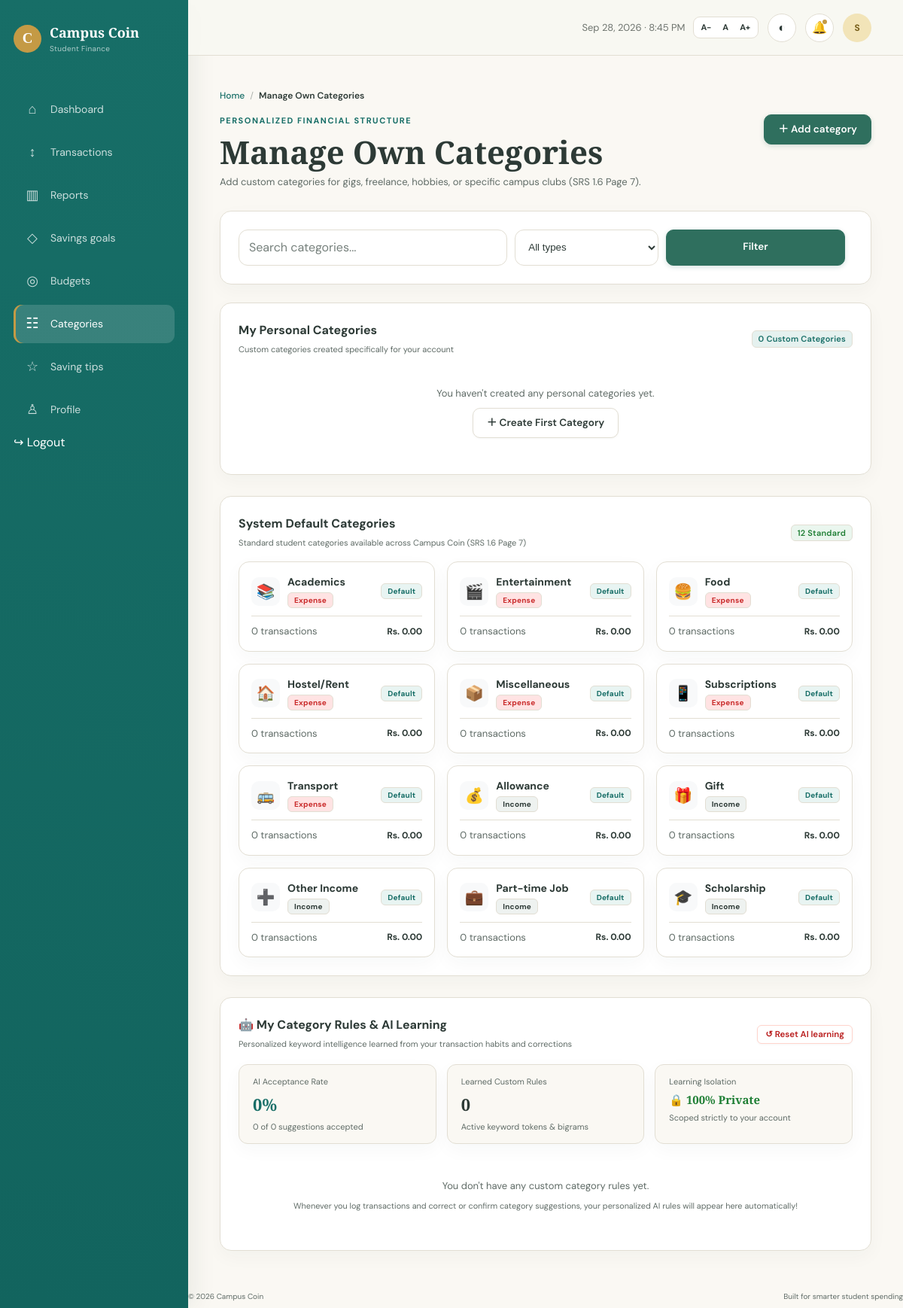
The app's page /categories.php (signed in) with its own data.
### tables this page shows
CREATE TABLE `categories` (
    `category_id` INT UNSIGNED NOT NULL AUTO_INCREMENT,
    `user_id` INT UNSIGNED DEFAULT NULL,
    `name` VARCHAR(100) NOT NULL,
    `type` ENUM('income', 'expense') NOT NULL,
    `is_default` TINYINT(1) NOT NULL DEFAULT 0,
    `icon` VARCHAR(50) DEFAULT '₨',
    `created_at` DATETIME NOT NULL DEFAULT CURRENT_TIMESTAMP,
    PRIMARY KEY (`category_id`),
    KEY `fk_categories_user` (`user_id`),
    INDEX `idx_categories_type_default` (`type`, `is_default`),
    CONSTRAINT `fk_categories_user` FOREIGN KEY (`user_id`) 
        REFERENCES `users` (`user_id`) ON DELETE CASCADE ON UPDATE CASCADE
);

### categories.php (the view, shortened to what the rows shown need)
<?php
$userId = currentUserId();
$pdo = getDbConnection();
$defaultCategories = [];
try {
    $defaultSql = '
        SELECT
            c.category_id, c.name, c.type, c.icon, c.is_default,
            COUNT(t.transaction_id) AS tx_count,
            COALESCE(SUM(t.amount), 0) AS total_amount
        FROM categories c
        LEFT JOIN transactions t ON t.category_id = c.category_id AND t.user_id = :tx_uid
        WHERE c.is_default = 1
    ';
    $defaultParams = [':tx_uid' => $userId];
    $defaultSql .= '
        GROUP BY c.category_id, c.name, c.type, c.icon, c.is_default
        ORDER BY c.type DESC, c.name ASC
    ';
    $defaultStmt = $pdo->prepare($defaultSql);
    $defaultStmt->execute($defaultParams);
    $defaultCategories = $defaultStmt->fetchAll();
} catch (PDOException $e) {
    error_log('Database error fetching default categories: ' . $e->getMessage());
    $error = 'Unable to load system default categories at this time.';
}
include "includes/header.php";
?>
<div class="app-shell">
    <main class="main-content">
        <section class="page-content">
            <div class="page-header">
                <div>
                    <h1>Manage Own Categories</h1>
                </div>
            </div>
            <section class="panel">
                <div class="category-grid" style="display:grid;grid-template-columns:repeat(auto-fit, minmax(250px, 1fr));gap:16px;margin-top:14px;">
                    <?php if (!empty($defaultCategories)): ?>
                        <?php foreach ($defaultCategories as $dcat):
                            $isInc = ($dcat['type'] === 'income');
                        ?>
                            <div class="category-card panel" style="background:var(--white);border:1px solid var(--line);border-radius:14px;padding:16px;">
                                <div style="display:flex;align-items:center;justify-content:space-between;margin-bottom:10px;">
                                    <div style="display:flex;align-items:center;gap:10px;">
                                        <span style="font-size:20px;background:#f8f9fa;width:38px;height:38px;display:grid;place-items:center;border-radius:10px;">
                                            <?php echo e($dcat['icon']); ?>
                                        </span>
                                        <div>
                                            <strong style="font-size:14px;display:block;"><?php echo e($dcat['name']); ?></strong>
                                            <span class="badge <?php echo $isInc ? 'active-badge' : ''; ?>" style="font-size:10px;<?php echo !$isInc ? 'background:#ffe3e3;color:#c92a2a;' : ''; ?>">
                                                <?php echo ucfirst($dcat['type']); ?>
                                            </span>
                                        </div>
                                    </div>
                                    <span class="badge" style="background:#e8f4f2;color:var(--teal);font-size:10px;">Default</span>
                                </div>
                                <div style="border-top:1px solid var(--line);padding-top:10px;margin-top:8px;display:flex;justify-content:space-between;align-items:center;font-size:12px;">
                                    <span class="muted"><?php echo $dcat['tx_count']; ?> transactions</span>
                                    <strong>Rs. <?php echo number_format((float)$dcat['total_amount'], 2); ?></strong>
                                </div>
                            </div>
                        <?php endforeach; ?>
                    <?php else: ?>
                        <div style="grid-column:1 / -1;text-align:center;padding:24px 0;" class="muted">
                            <p>No system default categories matched your search/filter criteria.</p>
                        </div>
                    <?php endif; ?>
                </div>
            </section>
        </section>
        <?php include "includes/footer.php"; ?>

### records on screen
categories: icon "📚", name "Academics", type "Expense", tx_count "0", total_amount "0.00"
categories: icon "🎬", name "Entertainment", type "Expense", tx_count "0", total_amount "0.00"
categories: icon "🍔", name "Food", type "Expense", tx_count "0", total_amount "0.00"
categories: icon "🏠", name "Hostel/Rent", type "Expense", tx_count "0", total_amount "0.00"
categories: icon "📦", name "Miscellaneous", type "Expense", tx_count "0", total_amount "0.00"
categories: icon "📱", name "Subscriptions", type "Expense", tx_count "0", total_amount "0.00"
categories: icon "🚌", name "Transport", type "Expense", tx_count "0", total_amount "0.00"
categories: icon "💰", name "Allowance", type "Income", tx_count "0", total_amount "0.00"
categories: icon "🎁", name "Gift", type "Income", tx_count "0", total_amount "0.00"
categories: icon "➕", name "Other Income", type "Income", tx_count "0", total_amount "0.00"
categories: icon "💼", name "Part-time Job", type "Income", tx_count "0", total_amount "0.00"
categories: icon "🎓", name "Scholarship", type "Income", tx_count "0", total_amount "0.00"

### other values on screen
count($personalCategories) "0"
count($defaultCategories) "12"
$aiStats['rate_percentage'] "0"
$aiStats['accepted'] "0"
$aiStats['total_suggestions'] "0"
$aiStats['rules_count'] "0"
